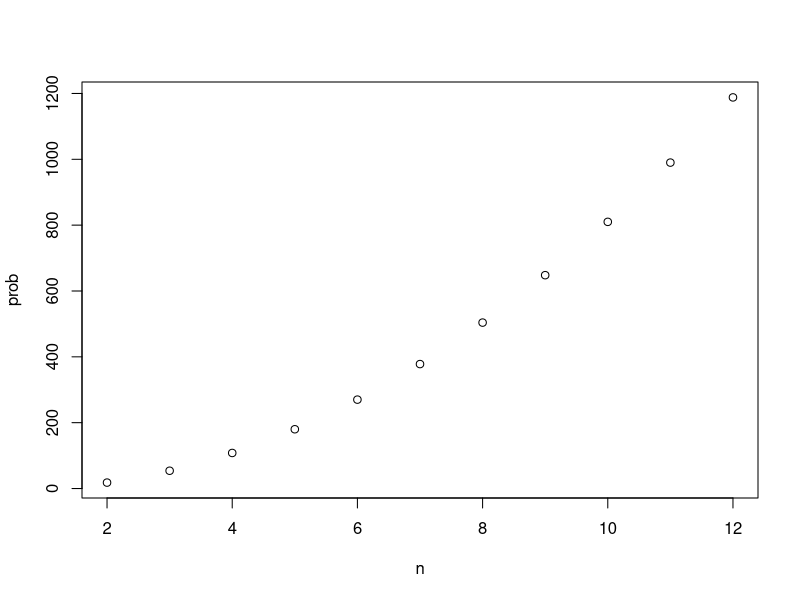

The R script that drew this image:
library(gtools)
library(tidyverse)
head(esoph)

medals <- c("gold","silver","bronze")
runners <- c("Jamaica", "Jamaica", "Jamaica", "USA", "Ecuador", "Netherlands", "France", "South Africa")

combs <- expand.grid(run=runners,med=medals)
combs <- paste(combs$run,combs$med)

nrow(combinations(6,3))

6/336

6*20*3


meal_comb <- function(n){
  nrow(combinations(6,1))*nrow(combinations(n,2))*nrow(combinations(3,1))
}

n<-2:12

prob <- sapply(n, meal_comb)


plot(n, prob) 
